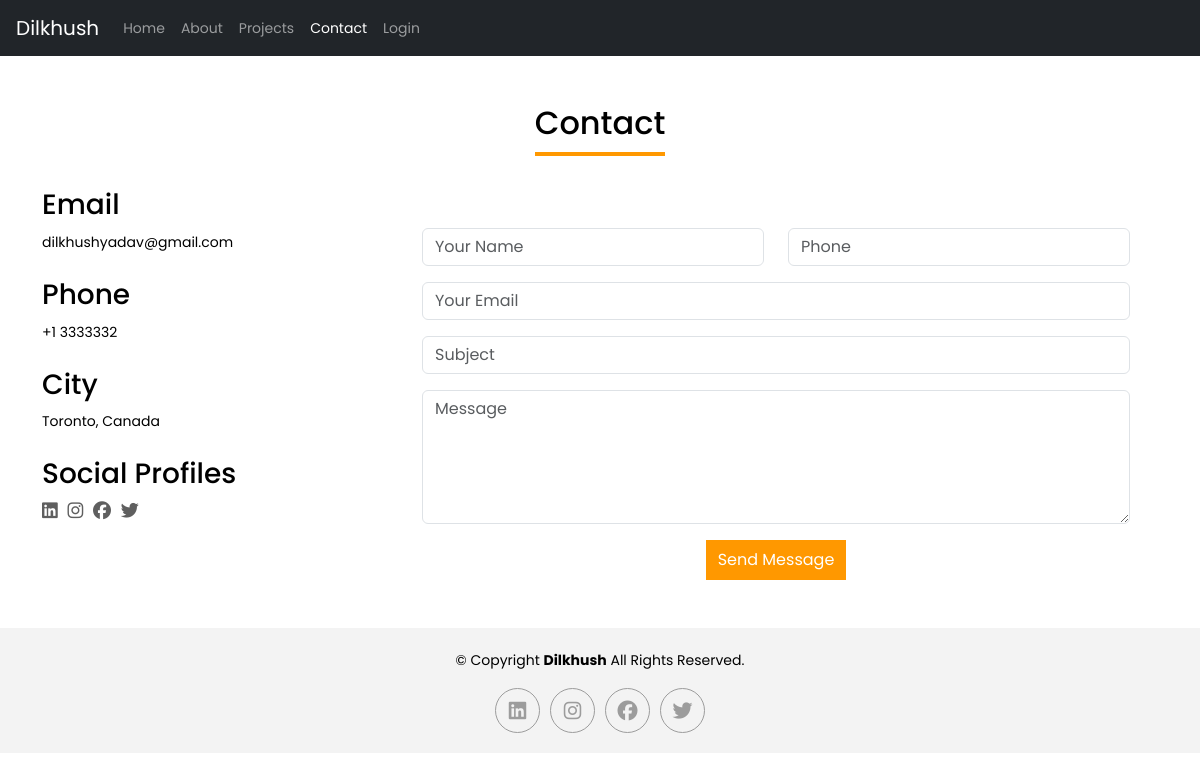
The page /contact.php on the database its author committed.
### tables this page shows
CREATE TABLE `users` (
  `id` int(10) UNSIGNED NOT NULL,
  `first_name` varchar(25) DEFAULT NULL,
  `last_name` varchar(25) DEFAULT NULL,
  `email` varchar(100) DEFAULT NULL,
  `password` varchar(100) DEFAULT NULL,
  `description` longtext DEFAULT NULL,
  `designation` text DEFAULT NULL,
  `phone` varchar(20) DEFAULT NULL,
  `city` varchar(255) DEFAULT NULL,
  `degree` varchar(255) DEFAULT NULL,
  `freelance` tinyint(1) DEFAULT NULL,
  `dob` date DEFAULT NULL,
  `website` varchar(255) DEFAULT NULL,
  `title_small` varchar(255) DEFAULT NULL,
  `title_main` varchar(255) DEFAULT NULL,
  `audio` varchar(255) DEFAULT NULL,
  `image` varchar(255) DEFAULT NULL,
  `linkedin` varchar(255) DEFAULT NULL,
  `instagram` varchar(255) DEFAULT NULL,
  `facebook` varchar(255) DEFAULT NULL,
  `twitter` varchar(255) DEFAULT NULL,
  `active` enum('Yes','No') NOT NULL DEFAULT 'Yes',
  `dateAdded` datetime NOT NULL DEFAULT current_timestamp() ON UPDATE current_timestamp()
);

### config/functions.php (called while the page is built, shortened)
<?php
function getUserData() {
  global $connect;
  $query = "SELECT * FROM users";
  $result = mysqli_query($connect, $query);
  if ($result && mysqli_num_rows($result) > 0) {
      $user = mysqli_fetch_assoc($result);
      return $user;
  } else {
      return "User not found.";
  }
}

### contact.php (the view, shortened to what this page needs)
<?php
include( 'includes/header.php' );
$form_submitted = false;
?>
<main class="my-5">
  <section class="container section-contact mb-5">
    <div class="row">
      <div class="col-md-12 text-center">
        <h2 class="mb-5 page-title">Contact</h2>
      </div>
    </div>
    <div class="row gy-4 justify-content-center">
      <div class="col-lg-4">
        <div class="row gy-4 justify-content-center">
          <div class="col-lg-12 col-md-6 col-sm-6 mt-2">
            <h3>Email</h3>
            <p><?=getUserData()['email']; ?></p>
          </div>
          <div class="col-lg-12 col-md-6 col-sm-6 mt-2">
            <h3>Phone</h3>
            <p><?=getUserData()['phone']; ?></p>
          </div>
          <div class="col-lg-12 col-md-6 col-sm-6 mt-2">
            <h3>City</h3>
            <p><?=getUserData()['city']; ?></p>
          </div>
          <div class="col-lg-12 col-md-6 col-sm-6 mt-2">
            <h3>Social Profiles</h3>
            <div class="social-links">
              <a href="<?=getUserData()['linkedin']; ?>" class="linkedin" target="_blank"><i class="fab fa-linkedin"></i></a>
              <a href="<?=getUserData()['instagram']; ?>" class="instagram" target="_blank"><i class="fab fa-instagram"></i></a>
              <a href="<?=getUserData()['facebook']; ?>" class="facebook" target="_blank"><i class="fab fa-facebook"></i></a>
              <a href="<?=getUserData()['twitter']; ?>" class="twitter" target="_blank"><i class="fab fa-twitter"></i></a>
            </div>
          </div>
        </div>
      </div>
      <div class="col-lg-8 d-flex align-items-center">
        <?php if ($form_submitted): ?>
          <div class="alert alert-success position-relative">
            <h4>Thank you! Your query has been submitted. I will contact you soon.</h4>
          </div>
        <?php else: ?>
          <form method="post" role="form" class="mt-4" id="contact-form">
            <div class="row">
              <div class="col-md-6 form-group">
                <input type="text" name="name" class="form-control" id="name" placeholder="Your Name" required>
              </div>
              <div class="col-md-6 form-group mt-3 mt-md-0">
                <input type="text" class="form-control" name="phone" id="phone" placeholder="Phone" required>
              </div>
            </div>
            <div class="form-group mt-3">
              <input type="email" class="form-control" name="email" id="email" placeholder="Your Email" required>
            </div>
            <div class="form-group mt-3">
              <input type="text" class="form-control" name="subject" id="subject" placeholder="Subject" required>
            </div>
            <div class="form-group mt-3">
              <textarea class="form-control" name="message" rows="5" placeholder="Message" required></textarea>
            </div>
            <div class="text-center form-group mt-3">
              <button type="submit" class="btn-cta">Send Message</button>
            </div>
          </form>
        <?php endif; ?>
      </div>
    </div>
  </section>
</main>
<?php
include( 'includes/footer.php' );
?>

### assets/css/styles.css (style rules this page uses)
body { color: #000; font-family: 'Poppins', sans-serif; font-weight: 400; font-size: 14px; line-height: 24px; }
a:link, a:active, a:hover, a:visited { text-decoration: none; }
.btn-cta { background: #FF9800; border-radius: 0; color: #ffffff; padding: 8px 12px; font-size: 16px; border: none; }
.page-title { border-bottom: solid 4px #FF9800; display: inline-block; padding-bottom: 10px; }
.section-contact .social-links a { color: #5f5f5f; margin-right: 6px; font-size: 18px; }

### rows shown on the page
users: email "dilkhushyadav@gmail.com", phone "+1 3333332", city "Toronto, Canada"
